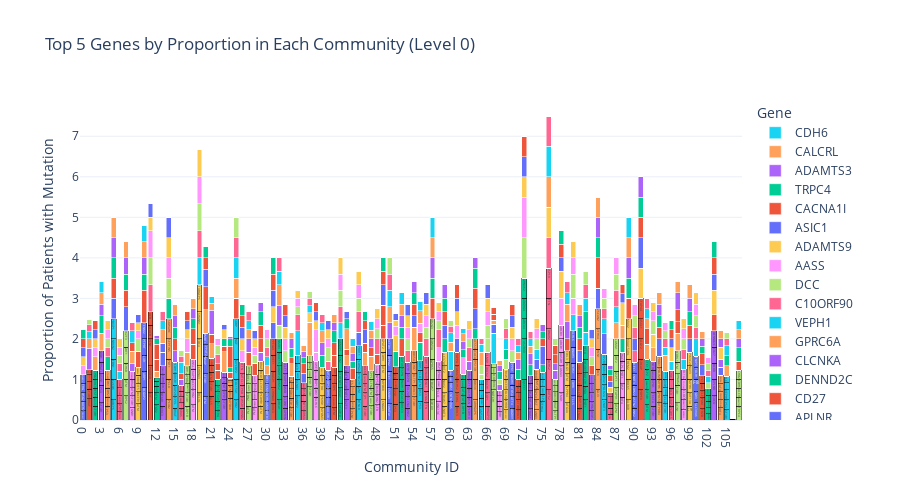

Source (notebook cell):
### Code cell
def plot_top5_genes_per_community_plotly(df_with_community, mutation_df, level=0):
    # Merge mutation data with community assignments
    merged = mutation_df.merge(
        df_with_community[df_with_community['level'] == level][['patientId', 'community_id']],
        on='patientId', how='inner'
    )

    # Count gene occurrences per community
    gene_counts = merged.groupby(['community_id', 'hugoGeneSymbol'])['patientId'].nunique().reset_index(name='count')

    # Total patients per community
    total_patients_per_community = df_with_community[df_with_community['level'] == level].groupby('community_id')['patientId'].nunique()

    # Calculate proportion for each gene in each community
    gene_counts['proportion'] = gene_counts.apply(
        lambda row: row['count'] / total_patients_per_community.loc[row['community_id']], axis=1
    )

    # For each community, get top 5 genes by proportion
    top_genes_per_community = gene_counts.groupby('community_id').apply(
        lambda x: x.nlargest(5, 'proportion')
    ).reset_index(drop=True)

    # Prepare data for Plotly: each gene-community pair is a bar segment
    communities = sorted(top_genes_per_community['community_id'].unique())
    fig = go.Figure()
    for community in communities:
        comm_df = top_genes_per_community[top_genes_per_community['community_id'] == community]
        # Sort by proportion for nice stacking
        comm_df = comm_df.sort_values('proportion', ascending=False)
        fig.add_trace(go.Bar(
            x=[str(community)]*len(comm_df),
            y=comm_df['proportion'],
            name=f"Community {community}",
            text=comm_df['hugoGeneSymbol'],
            customdata=comm_df['hugoGeneSymbol'],
            hovertemplate='Community: %{x}<br>Gene: %{customdata}<br>Proportion: %{y:.2f}<extra></extra>',
            marker=dict(line=dict(width=0.5, color='black'))
        ))

    # Now stack by gene, not by community, so we need to plot each gene as a trace
    # Instead, let's pivot so each gene is a trace, and missing genes are zero
    pivot = top_genes_per_community.pivot(index='community_id', columns='hugoGeneSymbol', values='proportion').fillna(0)
    # Only keep genes that are in the top 5 for any community
    top_genes = top_genes_per_community['hugoGeneSymbol'].unique()
    for gene in top_genes:
        fig.add_trace(go.Bar(
            x=pivot.index.astype(str),
            y=pivot[gene] if gene in pivot.columns else [0]*len(pivot),
            name=gene,
            hovertemplate='Community: %{x}<br>Gene: '+gene+'<br>Proportion: %{y:.2f}<extra></extra>',
        ))

    fig.update_layout(
        barmode='stack',
        title=f"Top 5 Genes by Proportion in Each Community (Level {level})",
        xaxis_title="Community ID",
        yaxis_title="Proportion of Patients with Mutation",
        legend_title="Gene",
        width=900,
        height=500
    )
    fig.show()

# Usage:
plot_top5_genes_per_community_plotly(df_with_community, mutation_df, level=0)
